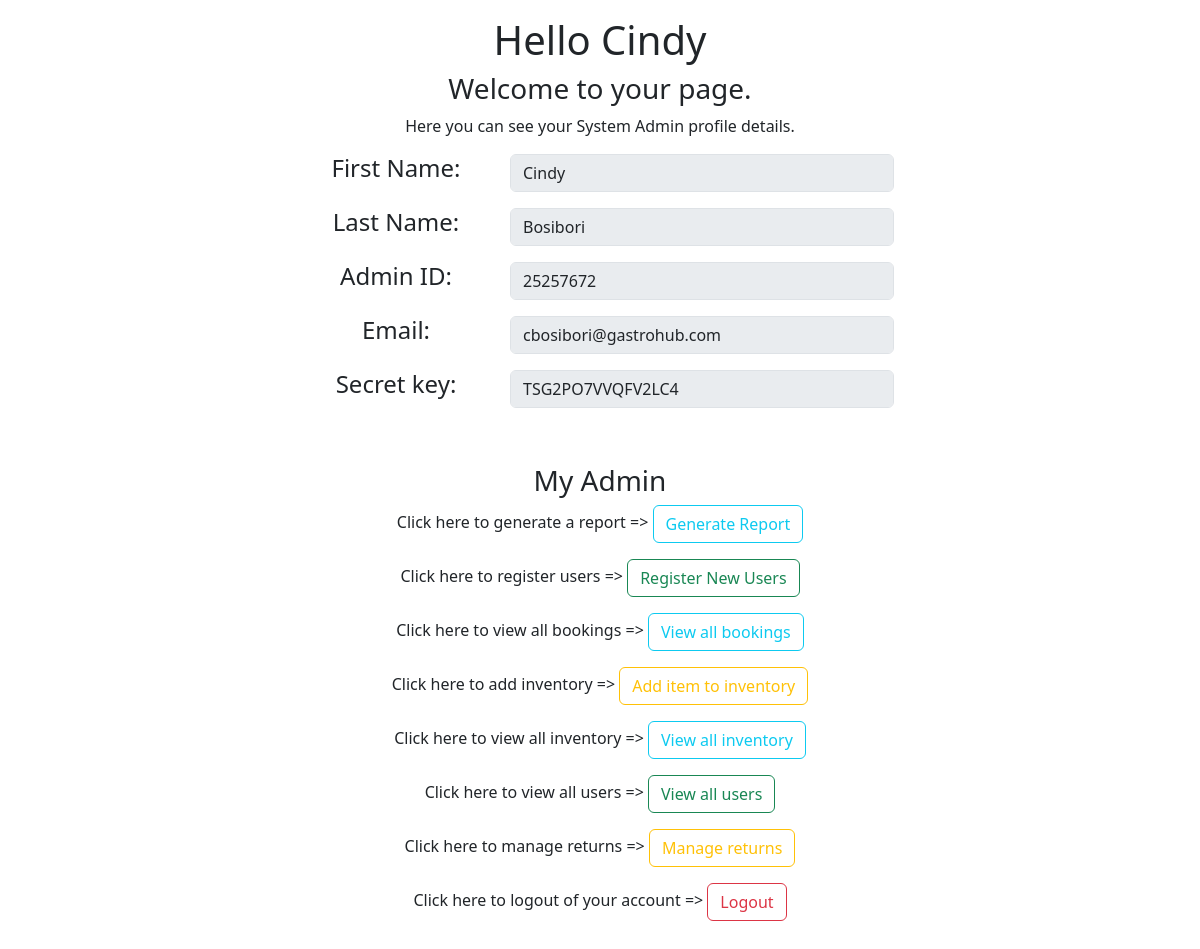
The app's page /GASTROHUB_ADMIN_PORTAL/index.php (signed in) with its own data.
### tables this page shows
CREATE TABLE `tbl_user` (
  `user_id` int(11) NOT NULL,
  `email` varchar(120) NOT NULL,
  `password` varchar(200) NOT NULL,
  `first_name` varchar(100) NOT NULL,
  `last_name` varchar(100) NOT NULL,
  `profile_image` varchar(200) DEFAULT NULL,
  `is_available` enum('0','1') NOT NULL DEFAULT '0',
  `processing` enum('0','1') NOT NULL DEFAULT '0',
  `google_auth_code` varchar(16) NOT NULL,
  `clearance_level_id` int(11) NOT NULL,
  `clearance_level_code` enum('L1','L2','L3','L4','L5') NOT NULL,
  `clearance_level` varchar(100) NOT NULL,
  `is_verified` tinyint(1) NOT NULL DEFAULT 0,
  `updated_at` timestamp NOT NULL DEFAULT current_timestamp(),
  `created_at` timestamp NOT NULL DEFAULT current_timestamp(),
  `suspended` enum('0','1') NOT NULL DEFAULT '0',
  `deactivated` enum('0','1') NOT NULL DEFAULT '0',
  `disabled_end_date` timestamp NOT NULL DEFAULT current_timestamp()
);

### templates/landing_page_session.php (called while the page is built, shortened)
<?php
    $link = connect();
    $user_id = $_SESSION['user_id'];
    $user_result = mysqli_query($link, "SELECT * FROM `tbl_user` WHERE `user_id` = '$user_id'") or die("Could not connect".mysqli_connect_error());
    $row = mysqli_fetch_array($user_result, MYSQLI_ASSOC);
?>

### templates/landing_page.php (the view)
<div id="container">
    <div class="row my-3 text-center" style="display:flex;justify-content:center;">
        <h1>Hello <?php echo ($row['first_name']); ?></h1>
        <h3>Welcome to your page.</h3>
        <p>Here you can see your <?php echo($row['clearance_level']);?> profile details.</p>
        <div class="col-2">
            <h4>First Name:</h4>
        </div>
        <div class="col-4">
            <input type="text" class="form-control" value="<?php echo $row['first_name']; ?>" disabled/>
        </div>
    </div>
    <div class="row my-3 text-center" style="display:flex;justify-content:center;">
        <div class="col-2">
            <h4>Last Name:</h4>
        </div>
        <div class="col-4">
            <input type="text" class="form-control" value="<?php echo $row['last_name']; ?>" disabled/>
        </div>
    </div>
    <div class="row my-3 text-center" style="display:flex;justify-content:center;">
        <div class="col-2">
            <h4>Admin ID:</h4>
        </div>
        <div class="col-4">
            <input type="text" class="form-control" value="<?php echo $row['user_id']; ?>" disabled/>
        </div>
    </div>
    <div class="row my-3 text-center" style="display:flex;justify-content:center;">
        <div class="col-2">
            <h4>Email:</h4>
        </div>
        <div class="col-4">
            <input type="text" class="form-control" value="<?php echo $row['email']; ?>" disabled/>
        </div>
    </div>
    <div class="row my-3 text-center" style="display:flex;justify-content:center;">
        <div class="col-2">
            <h4>Secret key:</h4>
        </div>
        <div class="col-4">
            <input type="text" class="form-control" value="<?php echo $row['google_auth_code']; ?>" disabled/>
        </div>
    </div>
    <br/>
    <div class="row my-3 text-center" style="display:flex;justify-content:center;">
        <h3>My Admin</h3>
        <p>Click here to generate a report => <a target="_blank" class="btn btn-outline-info" href="../GASTROHUB_ADMIN_PORTAL/generate_report.php" style="width:fit-content;">Generate Report</a></p>
        <p>Click here to register users => <a target="_blank" class="btn btn-outline-success" href="../AUTH/register.php" style="width:fit-content;">Register New Users</a></p>
        <p>Click here to view all bookings => <a target="_blank" class="btn btn-outline-info" href="../GASTROHUB_ADMIN_PORTAL/view_all_bookings.php" style="width:fit-content;">View all bookings</a></p>
        <p>Click here to add inventory => <a target="_blank" class="btn btn-outline-warning" href="../GASTROHUB_ADMIN_PORTAL/add_library_item.php" style="width:fit-content;">Add item to inventory</a></p>
        <p>Click here to view all inventory => <a target="_blank" class="btn btn-outline-info" href="../GASTROHUB_ADMIN_PORTAL/view_all_library_items.php" style="width:fit-content;">View all inventory</a></p>
        <p>Click here to view all users => <a target="_blank" class="btn btn-outline-success" href="../GASTROHUB_ADMIN_PORTAL/view_all_users.php" style="width:fit-content;">View all users</a></p>
        <p>Click here to manage returns => <a target="_blank" class="btn btn-outline-warning" href="../GASTROHUB_ADMIN_PORTAL/manage_returns.php" style="width:fit-content;">Manage returns</a></p>
        <p>Click here to logout of your account => <a class="col-1 btn btn-xs btn-outline-danger" href="../AUTH/logout.php" style="width:fit-content;">Logout</a></p>
    </div>
</div>

### records on screen
tbl_user: first_name "Cindy", clearance_level "System Admin", last_name "Bosibori", user_id "25257672", email "cbosibori@gastrohub.com", google_auth_code "TSG2PO7VVQFV2LC4"
